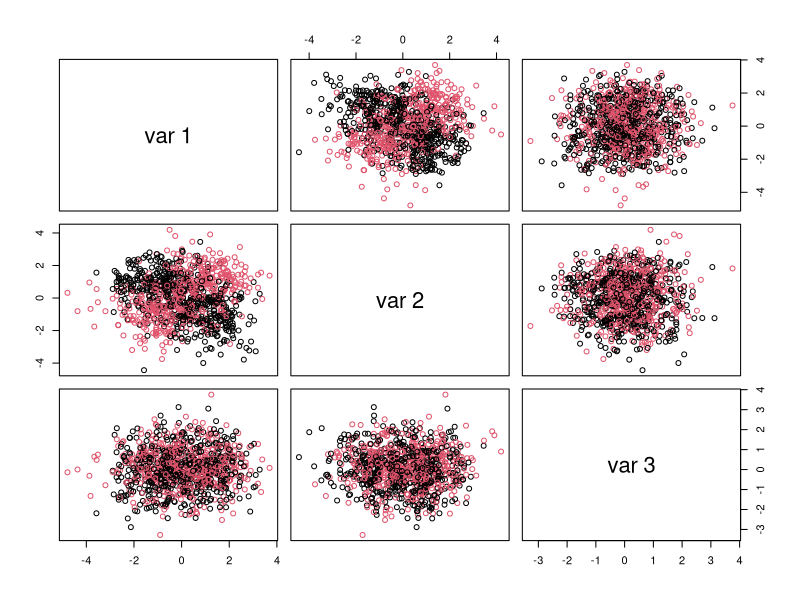
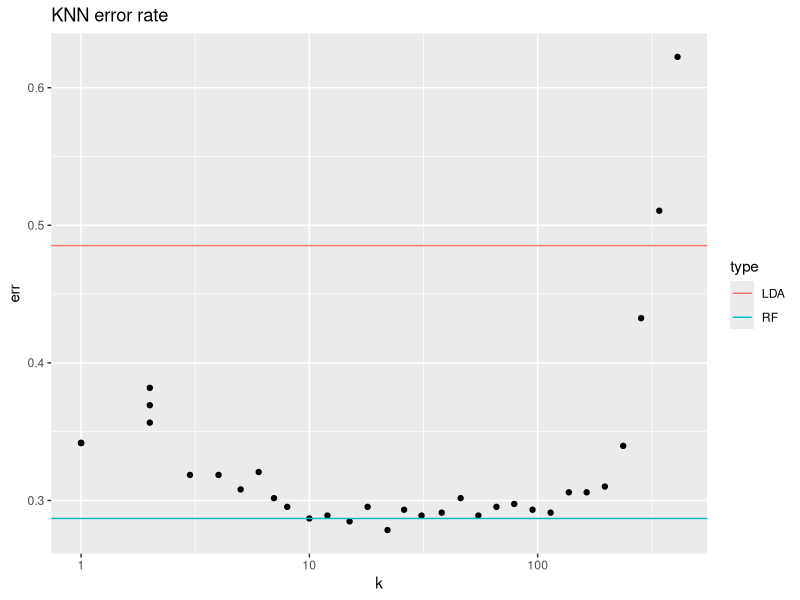
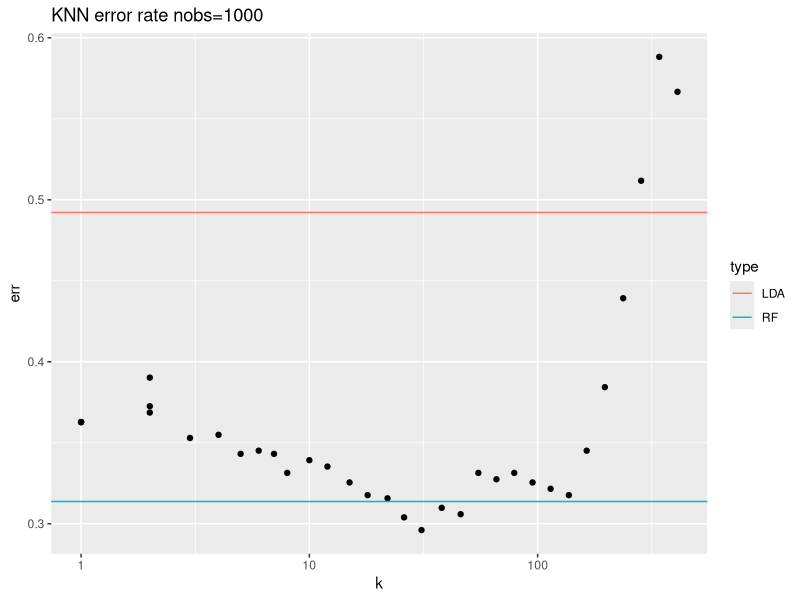
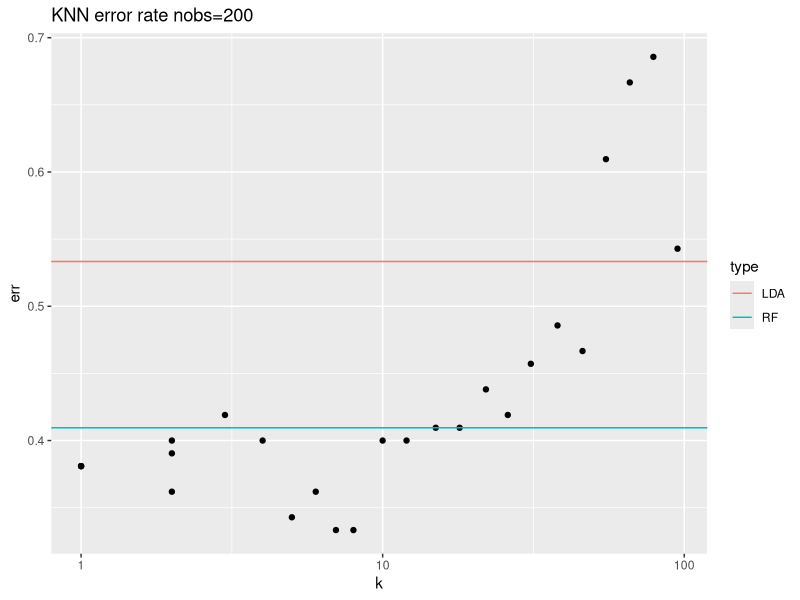
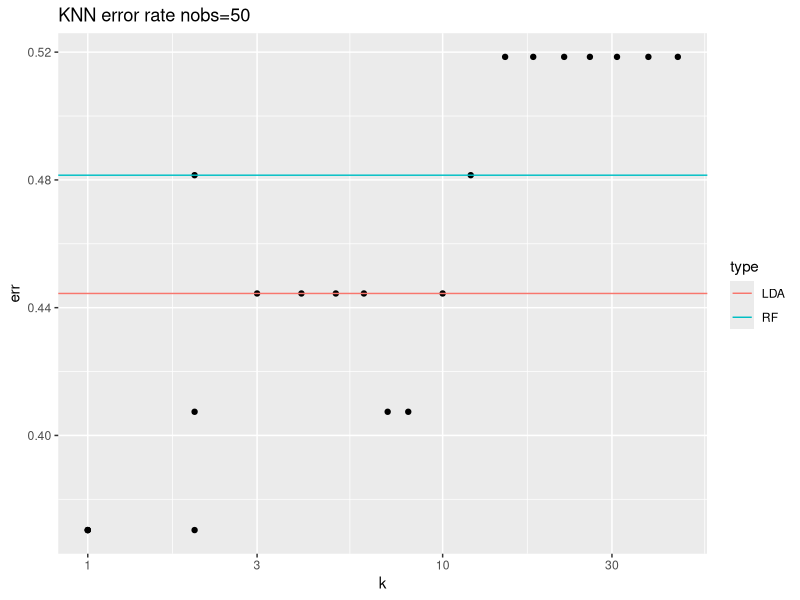
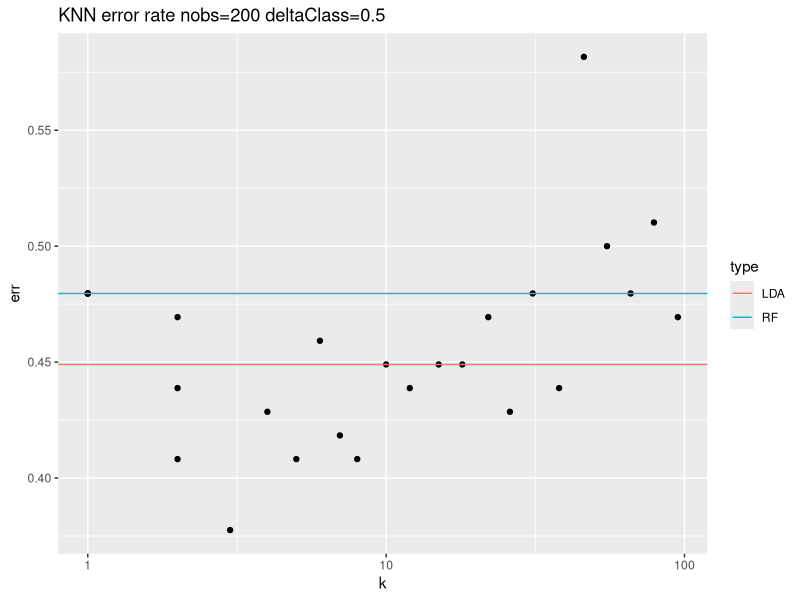
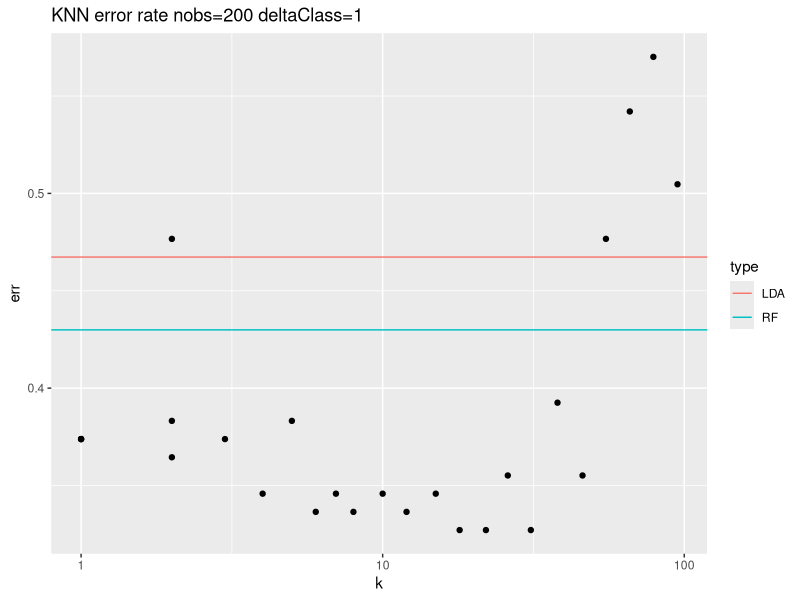
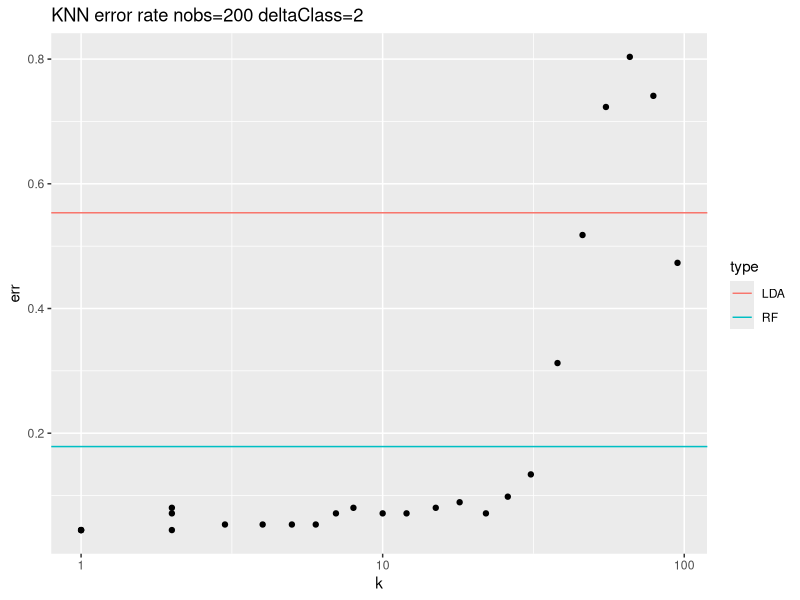

R code for these plots, in order:
## ---- chunk 1
library(randomForest)
library(MASS)
library(class)
library(ggplot2)
knitr::opts_chunk$set(echo = TRUE)
## ---- chunk 2
# How many observations:
nObs <- 1000
# How many predictors are associated with outcome:
nClassVars <- 2
# How many predictors are not:
nNoiseVars <- 1
# To modulate average difference between two classes' predictor values:
deltaClass <- 1
# Simulate dataset with interaction between attribute levels associated with the outcome:
xyzTmp <- matrix(rnorm(nObs*(nClassVars+nNoiseVars)),nrow=nObs,ncol=nClassVars+nNoiseVars)
classTmp <- 1
for ( iTmp in 1:nClassVars ) {
  deltaTmp <- sample(deltaClass*c(-1,1),nObs,replace=TRUE)
  xyzTmp[,iTmp] <- xyzTmp[,iTmp] + deltaTmp
  classTmp <- classTmp * deltaTmp
}
classTmp <- factor(classTmp > 0)
table(classTmp)
# plot resulting attribute levels colored by outcome:
pairs(xyzTmp,col=as.numeric(classTmp))
## ---- chunk 3
# Split data into train and test
bTrain <- sample(c(FALSE,TRUE),nrow(xyzTmp),replace=TRUE)
# Fit random forest to train data, obtain test error:
rfRes <- randomForest(xyzTmp[bTrain,],classTmp[bTrain])
rfTmpTbl <- table(classTmp[!bTrain],predict(rfRes,newdata=xyzTmp[!bTrain,]))
rfTmpTbl
## ---- chunk 4
# Fit LDA model to train data and evaluate error on the test data:
ldaRes <- lda(xyzTmp[bTrain,],classTmp[bTrain])
ldaTmpTbl <- table(classTmp[!bTrain],predict(ldaRes,newdata=xyzTmp[!bTrain,])$class)
ldaTmpTbl
## ---- chunk 5
# Fit KNN model at several levels of k:
dfTmp <- NULL
for ( kTmp in floor(1.2^(1:33)) ) {
  knnRes <- knn(xyzTmp[bTrain,],xyzTmp[!bTrain,],classTmp[bTrain],k=kTmp)
  tmpTbl <- table(classTmp[!bTrain],knnRes)
  dfTmp <- rbind(dfTmp,data.frame(err=1-sum(diag(tmpTbl))/sum(tmpTbl),k=kTmp))
}
ggplot(dfTmp,aes(x=k,y=err))+geom_point()+scale_x_log10()+geom_hline(aes(yintercept = err,colour=type),data=data.frame(type=c("LDA","RF"),err=c(1-sum(diag(ldaTmpTbl))/sum(ldaTmpTbl),1-sum(diag(rfTmpTbl))/sum(rfTmpTbl))))+ggtitle("KNN error rate")
## ---- chunk 6
# How many observations:
nObs <- 1000
# How many predictors are associated with outcome:
nClassVars <- 2
# How many predictors are not:
nNoiseVars <- 3
# To modulate average difference between two classes' predictor values:
deltaClass <- 1
# Simulate dataset with interaction between attribute levels associated with the outcome:
xyzTmp <- matrix(rnorm(nObs*(nClassVars+nNoiseVars)),nrow=nObs,ncol=nClassVars+nNoiseVars)
classTmp <- 1
for ( iTmp in 1:nClassVars ) {
  deltaTmp <- sample(deltaClass*c(-1,1),nObs,replace=TRUE)
  xyzTmp[,iTmp] <- xyzTmp[,iTmp] + deltaTmp
  classTmp <- classTmp * deltaTmp
}
classTmp <- factor(classTmp > 0)

bTrain <- sample(c(FALSE,TRUE),nrow(xyzTmp),replace=TRUE)
# Fit random forest to train data, obtain test error:
rfRes <- randomForest(xyzTmp[bTrain,],classTmp[bTrain])
rfTmpTbl <- table(classTmp[!bTrain],predict(rfRes,newdata=xyzTmp[!bTrain,]))
rfTmpTbl

ldaRes <- lda(xyzTmp[bTrain,],classTmp[bTrain])
ldaTmpTbl <- table(classTmp[!bTrain],predict(ldaRes,newdata=xyzTmp[!bTrain,])$class)
ldaTmpTbl

dfTmp <- NULL
for ( kTmp in floor(1.2^(1:33)) ) {
  knnRes <- knn(xyzTmp[bTrain,],xyzTmp[!bTrain,],classTmp[bTrain],k=kTmp)
  tmpTbl <- table(classTmp[!bTrain],knnRes)
  dfTmp <- rbind(dfTmp,data.frame(err=1-sum(diag(tmpTbl))/sum(tmpTbl),k=kTmp))
}
ggplot(dfTmp,aes(x=k,y=err))+geom_point()+scale_x_log10()+geom_hline(aes(yintercept = err,colour=type),data=data.frame(type=c("LDA","RF"),err=c(1-sum(diag(ldaTmpTbl))/sum(ldaTmpTbl),1-sum(diag(rfTmpTbl))/sum(rfTmpTbl))))+ggtitle("KNN error rate nobs=1000")

## ---- chunk 7
# How many observations:
nObs <- 200
# How many predictors are associated with outcome:
nClassVars <- 2
# How many predictors are not:
nNoiseVars <- 3
# To modulate average difference between two classes' predictor values:
deltaClass <- 1
# Simulate dataset with interaction between attribute levels associated with the outcome:
xyzTmp <- matrix(rnorm(nObs*(nClassVars+nNoiseVars)),nrow=nObs,ncol=nClassVars+nNoiseVars)
classTmp <- 1
for ( iTmp in 1:nClassVars ) {
  deltaTmp <- sample(deltaClass*c(-1,1),nObs,replace=TRUE)
  xyzTmp[,iTmp] <- xyzTmp[,iTmp] + deltaTmp
  classTmp <- classTmp * deltaTmp
}
classTmp <- factor(classTmp > 0)

bTrain <- sample(c(FALSE,TRUE),nrow(xyzTmp),replace=TRUE)
# Fit random forest to train data, obtain test error:
rfRes <- randomForest(xyzTmp[bTrain,],classTmp[bTrain])
rfTmpTbl <- table(classTmp[!bTrain],predict(rfRes,newdata=xyzTmp[!bTrain,]))
rfTmpTbl

ldaRes <- lda(xyzTmp[bTrain,],classTmp[bTrain])
ldaTmpTbl <- table(classTmp[!bTrain],predict(ldaRes,newdata=xyzTmp[!bTrain,])$class)
ldaTmpTbl

dfTmp <- NULL
for ( kTmp in floor(1.2^(1:25)) ) {
  knnRes <- knn(xyzTmp[bTrain,],xyzTmp[!bTrain,],classTmp[bTrain],k=kTmp)
  tmpTbl <- table(classTmp[!bTrain],knnRes)
  dfTmp <- rbind(dfTmp,data.frame(err=1-sum(diag(tmpTbl))/sum(tmpTbl),k=kTmp))
}
ggplot(dfTmp,aes(x=k,y=err))+geom_point()+scale_x_log10()+geom_hline(aes(yintercept = err,colour=type),data=data.frame(type=c("LDA","RF"),err=c(1-sum(diag(ldaTmpTbl))/sum(ldaTmpTbl),1-sum(diag(rfTmpTbl))/sum(rfTmpTbl))))+ggtitle("KNN error rate nobs=200")

## ---- chunk 8
# How many observations:
nObs <- 50
# How many predictors are associated with outcome:
nClassVars <- 2
# How many predictors are not:
nNoiseVars <- 3
# To modulate average difference between two classes' predictor values:
deltaClass <- 1
# Simulate dataset with interaction between attribute levels associated with the outcome:
xyzTmp <- matrix(rnorm(nObs*(nClassVars+nNoiseVars)),nrow=nObs,ncol=nClassVars+nNoiseVars)
classTmp <- 1
for ( iTmp in 1:nClassVars ) {
  deltaTmp <- sample(deltaClass*c(-1,1),nObs,replace=TRUE)
  xyzTmp[,iTmp] <- xyzTmp[,iTmp] + deltaTmp
  classTmp <- classTmp * deltaTmp
}
classTmp <- factor(classTmp > 0)

bTrain <- sample(c(FALSE,TRUE),nrow(xyzTmp),replace=TRUE)
# Fit random forest to train data, obtain test error:
rfRes <- randomForest(xyzTmp[bTrain,],classTmp[bTrain])
rfTmpTbl <- table(classTmp[!bTrain],predict(rfRes,newdata=xyzTmp[!bTrain,]))
rfTmpTbl

ldaRes <- lda(xyzTmp[bTrain,],classTmp[bTrain])
ldaTmpTbl <- table(classTmp[!bTrain],predict(ldaRes,newdata=xyzTmp[!bTrain,])$class)
ldaTmpTbl

dfTmp <- NULL
for ( kTmp in floor(1.2^(1:21)) ) {
  knnRes <- knn(xyzTmp[bTrain,],xyzTmp[!bTrain,],classTmp[bTrain],k=kTmp)
  tmpTbl <- table(classTmp[!bTrain],knnRes)
  dfTmp <- rbind(dfTmp,data.frame(err=1-sum(diag(tmpTbl))/sum(tmpTbl),k=kTmp))
}
ggplot(dfTmp,aes(x=k,y=err))+geom_point()+scale_x_log10()+geom_hline(aes(yintercept = err,colour=type),data=data.frame(type=c("LDA","RF"),err=c(1-sum(diag(ldaTmpTbl))/sum(ldaTmpTbl),1-sum(diag(rfTmpTbl))/sum(rfTmpTbl))))+ggtitle("KNN error rate nobs=50")

## ---- chunk 9
# How many observations:
nObs <- 200
# How many predictors are associated with outcome:
nClassVars <- 2
# How many predictors are not:
nNoiseVars <- 3
# To modulate average difference between two classes' predictor values:
deltaClass <- 0.5
# Simulate dataset with interaction between attribute levels associated with the outcome:
xyzTmp <- matrix(rnorm(nObs*(nClassVars+nNoiseVars)),nrow=nObs,ncol=nClassVars+nNoiseVars)
classTmp <- 1
for ( iTmp in 1:nClassVars ) {
  deltaTmp <- sample(deltaClass*c(-1,1),nObs,replace=TRUE)
  xyzTmp[,iTmp] <- xyzTmp[,iTmp] + deltaTmp
  classTmp <- classTmp * deltaTmp
}
classTmp <- factor(classTmp > 0)

bTrain <- sample(c(FALSE,TRUE),nrow(xyzTmp),replace=TRUE)
# Fit random forest to train data, obtain test error:
rfRes <- randomForest(xyzTmp[bTrain,],classTmp[bTrain])
rfTmpTbl <- table(classTmp[!bTrain],predict(rfRes,newdata=xyzTmp[!bTrain,]))
rfTmpTbl

ldaRes <- lda(xyzTmp[bTrain,],classTmp[bTrain])
ldaTmpTbl <- table(classTmp[!bTrain],predict(ldaRes,newdata=xyzTmp[!bTrain,])$class)
ldaTmpTbl

dfTmp <- NULL
for ( kTmp in floor(1.2^(1:25)) ) {
  knnRes <- knn(xyzTmp[bTrain,],xyzTmp[!bTrain,],classTmp[bTrain],k=kTmp)
  tmpTbl <- table(classTmp[!bTrain],knnRes)
  dfTmp <- rbind(dfTmp,data.frame(err=1-sum(diag(tmpTbl))/sum(tmpTbl),k=kTmp))
}
ggplot(dfTmp,aes(x=k,y=err))+geom_point()+scale_x_log10()+geom_hline(aes(yintercept = err,colour=type),data=data.frame(type=c("LDA","RF"),err=c(1-sum(diag(ldaTmpTbl))/sum(ldaTmpTbl),1-sum(diag(rfTmpTbl))/sum(rfTmpTbl))))+ggtitle("KNN error rate nobs=200 deltaClass=0.5")

## ---- chunk 10
# How many observations:
nObs <- 200
# How many predictors are associated with outcome:
nClassVars <- 2
# How many predictors are not:
nNoiseVars <- 3
# To modulate average difference between two classes' predictor values:
deltaClass <- 1
# Simulate dataset with interaction between attribute levels associated with the outcome:
xyzTmp <- matrix(rnorm(nObs*(nClassVars+nNoiseVars)),nrow=nObs,ncol=nClassVars+nNoiseVars)
classTmp <- 1
for ( iTmp in 1:nClassVars ) {
  deltaTmp <- sample(deltaClass*c(-1,1),nObs,replace=TRUE)
  xyzTmp[,iTmp] <- xyzTmp[,iTmp] + deltaTmp
  classTmp <- classTmp * deltaTmp
}
classTmp <- factor(classTmp > 0)

bTrain <- sample(c(FALSE,TRUE),nrow(xyzTmp),replace=TRUE)
# Fit random forest to train data, obtain test error:
rfRes <- randomForest(xyzTmp[bTrain,],classTmp[bTrain])
rfTmpTbl <- table(classTmp[!bTrain],predict(rfRes,newdata=xyzTmp[!bTrain,]))
rfTmpTbl

ldaRes <- lda(xyzTmp[bTrain,],classTmp[bTrain])
ldaTmpTbl <- table(classTmp[!bTrain],predict(ldaRes,newdata=xyzTmp[!bTrain,])$class)
ldaTmpTbl

dfTmp <- NULL
for ( kTmp in floor(1.2^(1:25)) ) {
  knnRes <- knn(xyzTmp[bTrain,],xyzTmp[!bTrain,],classTmp[bTrain],k=kTmp)
  tmpTbl <- table(classTmp[!bTrain],knnRes)
  dfTmp <- rbind(dfTmp,data.frame(err=1-sum(diag(tmpTbl))/sum(tmpTbl),k=kTmp))
}
ggplot(dfTmp,aes(x=k,y=err))+geom_point()+scale_x_log10()+geom_hline(aes(yintercept = err,colour=type),data=data.frame(type=c("LDA","RF"),err=c(1-sum(diag(ldaTmpTbl))/sum(ldaTmpTbl),1-sum(diag(rfTmpTbl))/sum(rfTmpTbl))))+ggtitle("KNN error rate nobs=200 deltaClass=1")

## ---- chunk 11
# How many observations:
nObs <- 200
# How many predictors are associated with outcome:
nClassVars <- 2
# How many predictors are not:
nNoiseVars <- 3
# To modulate average difference between two classes' predictor values:
deltaClass <- 2
# Simulate dataset with interaction between attribute levels associated with the outcome:
xyzTmp <- matrix(rnorm(nObs*(nClassVars+nNoiseVars)),nrow=nObs,ncol=nClassVars+nNoiseVars)
classTmp <- 1
for ( iTmp in 1:nClassVars ) {
  deltaTmp <- sample(deltaClass*c(-1,1),nObs,replace=TRUE)
  xyzTmp[,iTmp] <- xyzTmp[,iTmp] + deltaTmp
  classTmp <- classTmp * deltaTmp
}
classTmp <- factor(classTmp > 0)

bTrain <- sample(c(FALSE,TRUE),nrow(xyzTmp),replace=TRUE)
# Fit random forest to train data, obtain test error:
rfRes <- randomForest(xyzTmp[bTrain,],classTmp[bTrain])
rfTmpTbl <- table(classTmp[!bTrain],predict(rfRes,newdata=xyzTmp[!bTrain,]))
rfTmpTbl

ldaRes <- lda(xyzTmp[bTrain,],classTmp[bTrain])
ldaTmpTbl <- table(classTmp[!bTrain],predict(ldaRes,newdata=xyzTmp[!bTrain,])$class)
ldaTmpTbl

dfTmp <- NULL
for ( kTmp in floor(1.2^(1:25)) ) {
  knnRes <- knn(xyzTmp[bTrain,],xyzTmp[!bTrain,],classTmp[bTrain],k=kTmp)
  tmpTbl <- table(classTmp[!bTrain],knnRes)
  dfTmp <- rbind(dfTmp,data.frame(err=1-sum(diag(tmpTbl))/sum(tmpTbl),k=kTmp))
}
ggplot(dfTmp,aes(x=k,y=err))+geom_point()+scale_x_log10()+geom_hline(aes(yintercept = err,colour=type),data=data.frame(type=c("LDA","RF"),err=c(1-sum(diag(ldaTmpTbl))/sum(ldaTmpTbl),1-sum(diag(rfTmpTbl))/sum(rfTmpTbl))))+ggtitle("KNN error rate nobs=200 deltaClass=2")

## ---- chunk 12
# How many observations:
nObs <- 1000
# How many predictors are associated with outcome:
nClassVars <- 2
# How many predictors are not:
nNoiseVars <- 3
# To modulate average difference between two classes' predictor values:
deltaClass <- 0.5
# Simulate dataset with interaction between attribute levels associated with the outcome:
xyzTmp <- matrix(rnorm(nObs*(nClassVars+nNoiseVars)),nrow=nObs,ncol=nClassVars+nNoiseVars)
classTmp <- 1
for ( iTmp in 1:nClassVars ) {
  deltaTmp <- sample(deltaClass*c(-1,1),nObs,replace=TRUE)
  xyzTmp[,iTmp] <- xyzTmp[,iTmp] + deltaTmp
  classTmp <- classTmp * deltaTmp
}
classTmp <- factor(classTmp > 0)

bTrain <- sample(c(FALSE,TRUE),nrow(xyzTmp),replace=TRUE)
# Fit random forest to train data, obtain test error:
rfRes <- randomForest(xyzTmp[bTrain,],classTmp[bTrain])
rfTmpTbl <- table(classTmp[!bTrain],predict(rfRes,newdata=xyzTmp[!bTrain,]))
rfTmpTbl

ldaRes <- lda(xyzTmp[bTrain,],classTmp[bTrain])
ldaTmpTbl <- table(classTmp[!bTrain],predict(ldaRes,newdata=xyzTmp[!bTrain,])$class)
ldaTmpTbl

dfTmp <- NULL
for ( kTmp in floor(1.2^(1:33)) ) {
  knnRes <- knn(xyzTmp[bTrain,],xyzTmp[!bTrain,],classTmp[bTrain],k=kTmp)
  tmpTbl <- table(classTmp[!bTrain],knnRes)
  dfTmp <- rbind(dfTmp,data.frame(err=1-sum(diag(tmpTbl))/sum(tmpTbl),k=kTmp))
}
ggplot(dfTmp,aes(x=k,y=err))+geom_point()+scale_x_log10()+geom_hline(aes(yintercept = err,colour=type),data=data.frame(type=c("LDA","RF"),err=c(1-sum(diag(ldaTmpTbl))/sum(ldaTmpTbl),1-sum(diag(rfTmpTbl))/sum(rfTmpTbl))))+ggtitle("KNN error rate nobs=1000 deltaClass=0.5")

## ---- chunk 13
# How many observations:
nObs <- 1000
# How many predictors are associated with outcome:
nClassVars <- 2
# How many predictors are not:
nNoiseVars <- 3
# To modulate average difference between two classes' predictor values:
deltaClass <- 1
# Simulate dataset with interaction between attribute levels associated with the outcome:
xyzTmp <- matrix(rnorm(nObs*(nClassVars+nNoiseVars)),nrow=nObs,ncol=nClassVars+nNoiseVars)
classTmp <- 1
for ( iTmp in 1:nClassVars ) {
  deltaTmp <- sample(deltaClass*c(-1,1),nObs,replace=TRUE)
  xyzTmp[,iTmp] <- xyzTmp[,iTmp] + deltaTmp
  classTmp <- classTmp * deltaTmp
}
classTmp <- factor(classTmp > 0)

bTrain <- sample(c(FALSE,TRUE),nrow(xyzTmp),replace=TRUE)
# Fit random forest to train data, obtain test error:
rfRes <- randomForest(xyzTmp[bTrain,],classTmp[bTrain])
rfTmpTbl <- table(classTmp[!bTrain],predict(rfRes,newdata=xyzTmp[!bTrain,]))
rfTmpTbl

ldaRes <- lda(xyzTmp[bTrain,],classTmp[bTrain])
ldaTmpTbl <- table(classTmp[!bTrain],predict(ldaRes,newdata=xyzTmp[!bTrain,])$class)
ldaTmpTbl

dfTmp <- NULL
for ( kTmp in floor(1.2^(1:33)) ) {
  knnRes <- knn(xyzTmp[bTrain,],xyzTmp[!bTrain,],classTmp[bTrain],k=kTmp)
  tmpTbl <- table(classTmp[!bTrain],knnRes)
  dfTmp <- rbind(dfTmp,data.frame(err=1-sum(diag(tmpTbl))/sum(tmpTbl),k=kTmp))
}
ggplot(dfTmp,aes(x=k,y=err))+geom_point()+scale_x_log10()+geom_hline(aes(yintercept = err,colour=type),data=data.frame(type=c("LDA","RF"),err=c(1-sum(diag(ldaTmpTbl))/sum(ldaTmpTbl),1-sum(diag(rfTmpTbl))/sum(rfTmpTbl))))+ggtitle("KNN error rate nobs=1000 deltaClass=1")

## ---- chunk 14
# How many observations:
nObs <- 1000
# How many predictors are associated with outcome:
nClassVars <- 2
# How many predictors are not:
nNoiseVars <- 3
# To modulate average difference between two classes' predictor values:
deltaClass <- 2
# Simulate dataset with interaction between attribute levels associated with the outcome:
xyzTmp <- matrix(rnorm(nObs*(nClassVars+nNoiseVars)),nrow=nObs,ncol=nClassVars+nNoiseVars)
classTmp <- 1
for ( iTmp in 1:nClassVars ) {
  deltaTmp <- sample(deltaClass*c(-1,1),nObs,replace=TRUE)
  xyzTmp[,iTmp] <- xyzTmp[,iTmp] + deltaTmp
  classTmp <- classTmp * deltaTmp
}
classTmp <- factor(classTmp > 0)

bTrain <- sample(c(FALSE,TRUE),nrow(xyzTmp),replace=TRUE)
# Fit random forest to train data, obtain test error:
rfRes <- randomForest(xyzTmp[bTrain,],classTmp[bTrain])
rfTmpTbl <- table(classTmp[!bTrain],predict(rfRes,newdata=xyzTmp[!bTrain,]))
rfTmpTbl

ldaRes <- lda(xyzTmp[bTrain,],classTmp[bTrain])
ldaTmpTbl <- table(classTmp[!bTrain],predict(ldaRes,newdata=xyzTmp[!bTrain,])$class)
ldaTmpTbl

dfTmp <- NULL
for ( kTmp in floor(1.2^(1:33)) ) {
  knnRes <- knn(xyzTmp[bTrain,],xyzTmp[!bTrain,],classTmp[bTrain],k=kTmp)
  tmpTbl <- table(classTmp[!bTrain],knnRes)
  dfTmp <- rbind(dfTmp,data.frame(err=1-sum(diag(tmpTbl))/sum(tmpTbl),k=kTmp))
}
ggplot(dfTmp,aes(x=k,y=err))+geom_point()+scale_x_log10()+geom_hline(aes(yintercept = err,colour=type),data=data.frame(type=c("LDA","RF"),err=c(1-sum(diag(ldaTmpTbl))/sum(ldaTmpTbl),1-sum(diag(rfTmpTbl))/sum(rfTmpTbl))))+ggtitle("KNN error rate nobs=1000 deltaClass=2")

## ---- chunk 15
# How many observations:
nObs <- 1000
# How many predictors are associated with outcome:
nClassVars <- 2
# How many predictors are not:
nNoiseVars <- 1
# To modulate average difference between two classes' predictor values:
deltaClass <- 1
# Simulate dataset with interaction between attribute levels associated with the outcome:
xyzTmp <- matrix(rnorm(nObs*(nClassVars+nNoiseVars)),nrow=nObs,ncol=nClassVars+nNoiseVars)
classTmp <- 1
for ( iTmp in 1:nClassVars ) {
  deltaTmp <- sample(deltaClass*c(-1,1),nObs,replace=TRUE)
  xyzTmp[,iTmp] <- xyzTmp[,iTmp] + deltaTmp
  classTmp <- classTmp * deltaTmp
}
classTmp <- factor(classTmp > 0)

bTrain <- sample(c(FALSE,TRUE),nrow(xyzTmp),replace=TRUE)
# Fit random forest to train data, obtain test error:
rfRes <- randomForest(xyzTmp[bTrain,],classTmp[bTrain])
rfTmpTbl <- table(classTmp[!bTrain],predict(rfRes,newdata=xyzTmp[!bTrain,]))
rfTmpTbl

ldaRes <- lda(xyzTmp[bTrain,],classTmp[bTrain])
ldaTmpTbl <- table(classTmp[!bTrain],predict(ldaRes,newdata=xyzTmp[!bTrain,])$class)
ldaTmpTbl

dfTmp <- NULL
for ( kTmp in floor(1.2^(1:33)) ) {
  knnRes <- knn(xyzTmp[bTrain,],xyzTmp[!bTrain,],classTmp[bTrain],k=kTmp)
  tmpTbl <- table(classTmp[!bTrain],knnRes)
  dfTmp <- rbind(dfTmp,data.frame(err=1-sum(diag(tmpTbl))/sum(tmpTbl),k=kTmp))
}
ggplot(dfTmp,aes(x=k,y=err))+geom_point()+scale_x_log10()+geom_hline(aes(yintercept = err,colour=type),data=data.frame(type=c("LDA","RF"),err=c(1-sum(diag(ldaTmpTbl))/sum(ldaTmpTbl),1-sum(diag(rfTmpTbl))/sum(rfTmpTbl))))+ggtitle("KNN error rate nClassVars=2, nNoiseVars=1")

## ---- chunk 16
# How many observations:
nObs <- 1000
# How many predictors are associated with outcome:
nClassVars <- 2
# How many predictors are not:
nNoiseVars <- 3
# To modulate average difference between two classes' predictor values:
deltaClass <- 1
# Simulate dataset with interaction between attribute levels associated with the outcome:
xyzTmp <- matrix(rnorm(nObs*(nClassVars+nNoiseVars)),nrow=nObs,ncol=nClassVars+nNoiseVars)
classTmp <- 1
for ( iTmp in 1:nClassVars ) {
  deltaTmp <- sample(deltaClass*c(-1,1),nObs,replace=TRUE)
  xyzTmp[,iTmp] <- xyzTmp[,iTmp] + deltaTmp
  classTmp <- classTmp * deltaTmp
}
classTmp <- factor(classTmp > 0)

bTrain <- sample(c(FALSE,TRUE),nrow(xyzTmp),replace=TRUE)
# Fit random forest to train data, obtain test error:
rfRes <- randomForest(xyzTmp[bTrain,],classTmp[bTrain])
rfTmpTbl <- table(classTmp[!bTrain],predict(rfRes,newdata=xyzTmp[!bTrain,]))
rfTmpTbl

ldaRes <- lda(xyzTmp[bTrain,],classTmp[bTrain])
ldaTmpTbl <- table(classTmp[!bTrain],predict(ldaRes,newdata=xyzTmp[!bTrain,])$class)
ldaTmpTbl

dfTmp <- NULL
for ( kTmp in floor(1.2^(1:33)) ) {
  knnRes <- knn(xyzTmp[bTrain,],xyzTmp[!bTrain,],classTmp[bTrain],k=kTmp)
  tmpTbl <- table(classTmp[!bTrain],knnRes)
  dfTmp <- rbind(dfTmp,data.frame(err=1-sum(diag(tmpTbl))/sum(tmpTbl),k=kTmp))
}
ggplot(dfTmp,aes(x=k,y=err))+geom_point()+scale_x_log10()+geom_hline(aes(yintercept = err,colour=type),data=data.frame(type=c("LDA","RF"),err=c(1-sum(diag(ldaTmpTbl))/sum(ldaTmpTbl),1-sum(diag(rfTmpTbl))/sum(rfTmpTbl))))+ggtitle("KNN error rate nClassVars=2, nNoiseVars=3")

## ---- chunk 17
# How many observations:
nObs <- 1000
# How many predictors are associated with outcome:
nClassVars <- 2
# How many predictors are not:
nNoiseVars <- 10
# To modulate average difference between two classes' predictor values:
deltaClass <- 1
# Simulate dataset with interaction between attribute levels associated with the outcome:
xyzTmp <- matrix(rnorm(nObs*(nClassVars+nNoiseVars)),nrow=nObs,ncol=nClassVars+nNoiseVars)
classTmp <- 1
for ( iTmp in 1:nClassVars ) {
  deltaTmp <- sample(deltaClass*c(-1,1),nObs,replace=TRUE)
  xyzTmp[,iTmp] <- xyzTmp[,iTmp] + deltaTmp
  classTmp <- classTmp * deltaTmp
}
classTmp <- factor(classTmp > 0)

bTrain <- sample(c(FALSE,TRUE),nrow(xyzTmp),replace=TRUE)
# Fit random forest to train data, obtain test error:
rfRes <- randomForest(xyzTmp[bTrain,],classTmp[bTrain])
rfTmpTbl <- table(classTmp[!bTrain],predict(rfRes,newdata=xyzTmp[!bTrain,]))
rfTmpTbl

ldaRes <- lda(xyzTmp[bTrain,],classTmp[bTrain])
ldaTmpTbl <- table(classTmp[!bTrain],predict(ldaRes,newdata=xyzTmp[!bTrain,])$class)
ldaTmpTbl

dfTmp <- NULL
for ( kTmp in floor(1.2^(1:33)) ) {
  knnRes <- knn(xyzTmp[bTrain,],xyzTmp[!bTrain,],classTmp[bTrain],k=kTmp)
  tmpTbl <- table(classTmp[!bTrain],knnRes)
  dfTmp <- rbind(dfTmp,data.frame(err=1-sum(diag(tmpTbl))/sum(tmpTbl),k=kTmp))
}
ggplot(dfTmp,aes(x=k,y=err))+geom_point()+scale_x_log10()+geom_hline(aes(yintercept = err,colour=type),data=data.frame(type=c("LDA","RF"),err=c(1-sum(diag(ldaTmpTbl))/sum(ldaTmpTbl),1-sum(diag(rfTmpTbl))/sum(rfTmpTbl))))+ggtitle("KNN error rate nClassVars=2, nNoiseVars=10")

## ---- chunk 18
# How many observations:
nObs <- 1000
# How many predictors are associated with outcome:
nClassVars <- 5
# How many predictors are not:
nNoiseVars <- 1
# To modulate average difference between two classes' predictor values:
deltaClass <- 1
# Simulate dataset with interaction between attribute levels associated with the outcome:
xyzTmp <- matrix(rnorm(nObs*(nClassVars+nNoiseVars)),nrow=nObs,ncol=nClassVars+nNoiseVars)
classTmp <- 1
for ( iTmp in 1:nClassVars ) {
  deltaTmp <- sample(deltaClass*c(-1,1),nObs,replace=TRUE)
  xyzTmp[,iTmp] <- xyzTmp[,iTmp] + deltaTmp
  classTmp <- classTmp * deltaTmp
}
classTmp <- factor(classTmp > 0)

bTrain <- sample(c(FALSE,TRUE),nrow(xyzTmp),replace=TRUE)
# Fit random forest to train data, obtain test error:
rfRes <- randomForest(xyzTmp[bTrain,],classTmp[bTrain])
rfTmpTbl <- table(classTmp[!bTrain],predict(rfRes,newdata=xyzTmp[!bTrain,]))
rfTmpTbl

ldaRes <- lda(xyzTmp[bTrain,],classTmp[bTrain])
ldaTmpTbl <- table(classTmp[!bTrain],predict(ldaRes,newdata=xyzTmp[!bTrain,])$class)
ldaTmpTbl

dfTmp <- NULL
for ( kTmp in floor(1.2^(1:33)) ) {
  knnRes <- knn(xyzTmp[bTrain,],xyzTmp[!bTrain,],classTmp[bTrain],k=kTmp)
  tmpTbl <- table(classTmp[!bTrain],knnRes)
  dfTmp <- rbind(dfTmp,data.frame(err=1-sum(diag(tmpTbl))/sum(tmpTbl),k=kTmp))
}
ggplot(dfTmp,aes(x=k,y=err))+geom_point()+scale_x_log10()+geom_hline(aes(yintercept = err,colour=type),data=data.frame(type=c("LDA","RF"),err=c(1-sum(diag(ldaTmpTbl))/sum(ldaTmpTbl),1-sum(diag(rfTmpTbl))/sum(rfTmpTbl))))+ggtitle("KNN error rate nClassVars=5, nNoiseVars=1")

## ---- chunk 19
# How many observations:
nObs <- 1000
# How many predictors are associated with outcome:
nClassVars <- 5
# How many predictors are not:
nNoiseVars <- 3
# To modulate average difference between two classes' predictor values:
deltaClass <- 1
# Simulate dataset with interaction between attribute levels associated with the outcome:
xyzTmp <- matrix(rnorm(nObs*(nClassVars+nNoiseVars)),nrow=nObs,ncol=nClassVars+nNoiseVars)
classTmp <- 1
for ( iTmp in 1:nClassVars ) {
  deltaTmp <- sample(deltaClass*c(-1,1),nObs,replace=TRUE)
  xyzTmp[,iTmp] <- xyzTmp[,iTmp] + deltaTmp
  classTmp <- classTmp * deltaTmp
}
classTmp <- factor(classTmp > 0)

bTrain <- sample(c(FALSE,TRUE),nrow(xyzTmp),replace=TRUE)
# Fit random forest to train data, obtain test error:
rfRes <- randomForest(xyzTmp[bTrain,],classTmp[bTrain])
rfTmpTbl <- table(classTmp[!bTrain],predict(rfRes,newdata=xyzTmp[!bTrain,]))
rfTmpTbl

ldaRes <- lda(xyzTmp[bTrain,],classTmp[bTrain])
ldaTmpTbl <- table(classTmp[!bTrain],predict(ldaRes,newdata=xyzTmp[!bTrain,])$class)
ldaTmpTbl

dfTmp <- NULL
for ( kTmp in floor(1.2^(1:33)) ) {
  knnRes <- knn(xyzTmp[bTrain,],xyzTmp[!bTrain,],classTmp[bTrain],k=kTmp)
  tmpTbl <- table(classTmp[!bTrain],knnRes)
  dfTmp <- rbind(dfTmp,data.frame(err=1-sum(diag(tmpTbl))/sum(tmpTbl),k=kTmp))
}
ggplot(dfTmp,aes(x=k,y=err))+geom_point()+scale_x_log10()+geom_hline(aes(yintercept = err,colour=type),data=data.frame(type=c("LDA","RF"),err=c(1-sum(diag(ldaTmpTbl))/sum(ldaTmpTbl),1-sum(diag(rfTmpTbl))/sum(rfTmpTbl))))+ggtitle("KNN error rate nClassVars=5, nNoiseVars=3")

## ---- chunk 20
# How many observations:
nObs <- 1000
# How many predictors are associated with outcome:
nClassVars <- 5
# How many predictors are not:
nNoiseVars <- 10
# To modulate average difference between two classes' predictor values:
deltaClass <- 1
# Simulate dataset with interaction between attribute levels associated with the outcome:
xyzTmp <- matrix(rnorm(nObs*(nClassVars+nNoiseVars)),nrow=nObs,ncol=nClassVars+nNoiseVars)
classTmp <- 1
for ( iTmp in 1:nClassVars ) {
  deltaTmp <- sample(deltaClass*c(-1,1),nObs,replace=TRUE)
  xyzTmp[,iTmp] <- xyzTmp[,iTmp] + deltaTmp
  classTmp <- classTmp * deltaTmp
}
classTmp <- factor(classTmp > 0)

bTrain <- sample(c(FALSE,TRUE),nrow(xyzTmp),replace=TRUE)
# Fit random forest to train data, obtain test error:
rfRes <- randomForest(xyzTmp[bTrain,],classTmp[bTrain])
rfTmpTbl <- table(classTmp[!bTrain],predict(rfRes,newdata=xyzTmp[!bTrain,]))
rfTmpTbl

ldaRes <- lda(xyzTmp[bTrain,],classTmp[bTrain])
ldaTmpTbl <- table(classTmp[!bTrain],predict(ldaRes,newdata=xyzTmp[!bTrain,])$class)
ldaTmpTbl

dfTmp <- NULL
for ( kTmp in floor(1.2^(1:33)) ) {
  knnRes <- knn(xyzTmp[bTrain,],xyzTmp[!bTrain,],classTmp[bTrain],k=kTmp)
  tmpTbl <- table(classTmp[!bTrain],knnRes)
  dfTmp <- rbind(dfTmp,data.frame(err=1-sum(diag(tmpTbl))/sum(tmpTbl),k=kTmp))
}
ggplot(dfTmp,aes(x=k,y=err))+geom_point()+scale_x_log10()+geom_hline(aes(yintercept = err,colour=type),data=data.frame(type=c("LDA","RF"),err=c(1-sum(diag(ldaTmpTbl))/sum(ldaTmpTbl),1-sum(diag(rfTmpTbl))/sum(rfTmpTbl))))+ggtitle("KNN error rate nClassVars=5, nNoiseVars=10")

## ---- chunk 21
# How many observations:
nObs <- 5000
# How many predictors are associated with outcome:
nClassVars <- 3
# How many predictors are not:
nNoiseVars <- 20
# To modulate average difference between two classes' predictor values:
deltaClass <- 2
# Simulate dataset with interaction between attribute levels associated with the outcome:
xyzTmp <- matrix(rnorm(nObs*(nClassVars+nNoiseVars)),nrow=nObs,ncol=nClassVars+nNoiseVars)
classTmp <- 1
for ( iTmp in 1:nClassVars ) {
  deltaTmp <- sample(deltaClass*c(-1,1),nObs,replace=TRUE)
  xyzTmp[,iTmp] <- xyzTmp[,iTmp] + deltaTmp
  classTmp <- classTmp * deltaTmp
}
classTmp <- factor(classTmp > 0)

bTrain <- sample(c(FALSE,TRUE),nrow(xyzTmp),replace=TRUE)

ldaRes <- lda(xyzTmp[bTrain,],classTmp[bTrain])
ldaTmpTbl <- table(classTmp[!bTrain],predict(ldaRes,newdata=xyzTmp[!bTrain,])$class)
ldaTmpTbl

dfTmp <- NULL
for ( kTmp in floor(1.2^(1:33)) ) {
  knnRes <- knn(xyzTmp[bTrain,],xyzTmp[!bTrain,],classTmp[bTrain],k=kTmp)
  tmpTbl <- table(classTmp[!bTrain],knnRes)
  dfTmp <- rbind(dfTmp,data.frame(err=1-sum(diag(tmpTbl))/sum(tmpTbl),k=kTmp))
}

## ---- chunk 22

# Fit random forest to train data, obtain test error:
rfRes <- randomForest(xyzTmp[bTrain,],classTmp[bTrain],mtry = 2)
rfTmpTbl <- table(classTmp[!bTrain],predict(rfRes,newdata=xyzTmp[!bTrain,]))
rfTmpTbl
1-sum(diag(rfTmpTbl))/sum(rfTmpTbl)

ggplot(dfTmp,aes(x=k,y=err))+geom_point()+scale_x_log10()+geom_hline(aes(yintercept = err,colour=type),data=data.frame(type=c("LDA","RF"),err=c(1-sum(diag(ldaTmpTbl))/sum(ldaTmpTbl),1-sum(diag(rfTmpTbl))/sum(rfTmpTbl))))+ggtitle("KNN error rate mtry=2")

## ---- chunk 23
# Fit random forest to train data, obtain test error:
rfRes <- randomForest(xyzTmp[bTrain,],classTmp[bTrain],mtry = 5)
rfTmpTbl <- table(classTmp[!bTrain],predict(rfRes,newdata=xyzTmp[!bTrain,]))
rfTmpTbl
1-sum(diag(rfTmpTbl))/sum(rfTmpTbl)

ggplot(dfTmp,aes(x=k,y=err))+geom_point()+scale_x_log10()+geom_hline(aes(yintercept = err,colour=type),data=data.frame(type=c("LDA","RF"),err=c(1-sum(diag(ldaTmpTbl))/sum(ldaTmpTbl),1-sum(diag(rfTmpTbl))/sum(rfTmpTbl))))+ggtitle("KNN error rate mtry=5")

## ---- chunk 24
# Fit random forest to train data, obtain test error:
rfRes <- randomForest(xyzTmp[bTrain,],classTmp[bTrain],mtry = 10)
rfTmpTbl <- table(classTmp[!bTrain],predict(rfRes,newdata=xyzTmp[!bTrain,]))
rfTmpTbl
1-sum(diag(rfTmpTbl))/sum(rfTmpTbl)

ggplot(dfTmp,aes(x=k,y=err))+geom_point()+scale_x_log10()+geom_hline(aes(yintercept = err,colour=type),data=data.frame(type=c("LDA","RF"),err=c(1-sum(diag(ldaTmpTbl))/sum(ldaTmpTbl),1-sum(diag(rfTmpTbl))/sum(rfTmpTbl))))+ggtitle("KNN error rate mtry=10")

